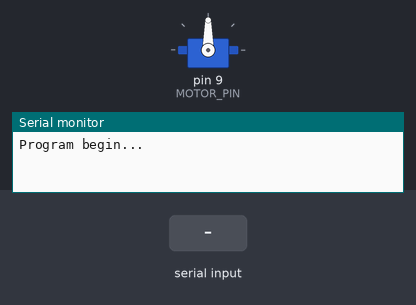
The sketch below on a simulated Arduino Uno, built with avr-gcc and run on an emulated ATmega328P. Shown: servo, the last lines printed to the serial monitor. Inputs (shaded band) come from the test bench.

Above: at 0.01 s.
At 0.9 s:
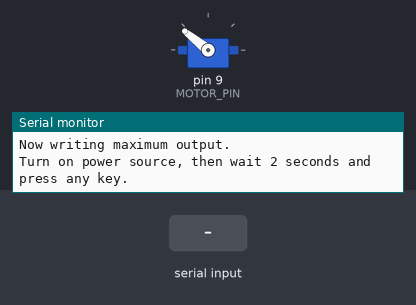
1.0 s: "90,45\n" received over Serial
At 1.7 s:
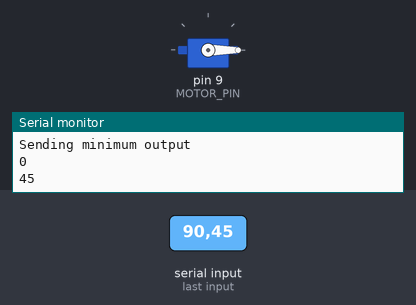
Timing chart, 0 to 4.0 s (numbered marks = the images above; inputs shaded):
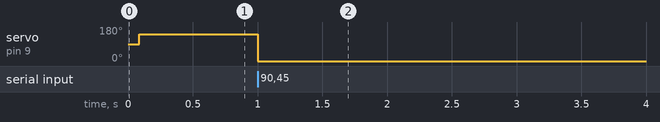

Measured:
- after the input at 1.0 s, servo on pin 9 (MOTOR_PIN): 141° → 0° at once

The sketch:

calibracion_motor.ino
```cpp
#include <Servo.h>

#define MAX_SIGNAL 2000
#define MIN_SIGNAL 1000
#define MOTOR_PIN 9

Servo motor;

void setup() {
  Serial.begin(9600);
  Serial.println("Program begin...");
  Serial.println("This program will calibrate the ESC.");

  motor.attach(MOTOR_PIN);

  Serial.println("Now writing maximum output.");
  Serial.println("Turn on power source, then wait 2 seconds and press any key.");
  motor.writeMicroseconds(MAX_SIGNAL);

  //Wait for input
  while (!Serial.available());
  	Serial.read();

  // Send min output
  Serial.println("Sending minimum output");
  motor.writeMicroseconds(MIN_SIGNAL);

}

void loop()
{
  static int value_4 = 0;

  if(Serial.available())
  {
    value_4 = Serial.parseInt();    // Parse an Integer from Serial
    Serial.println(value_4);
  }
  motor.writeMicroseconds(value_4);
}
```
